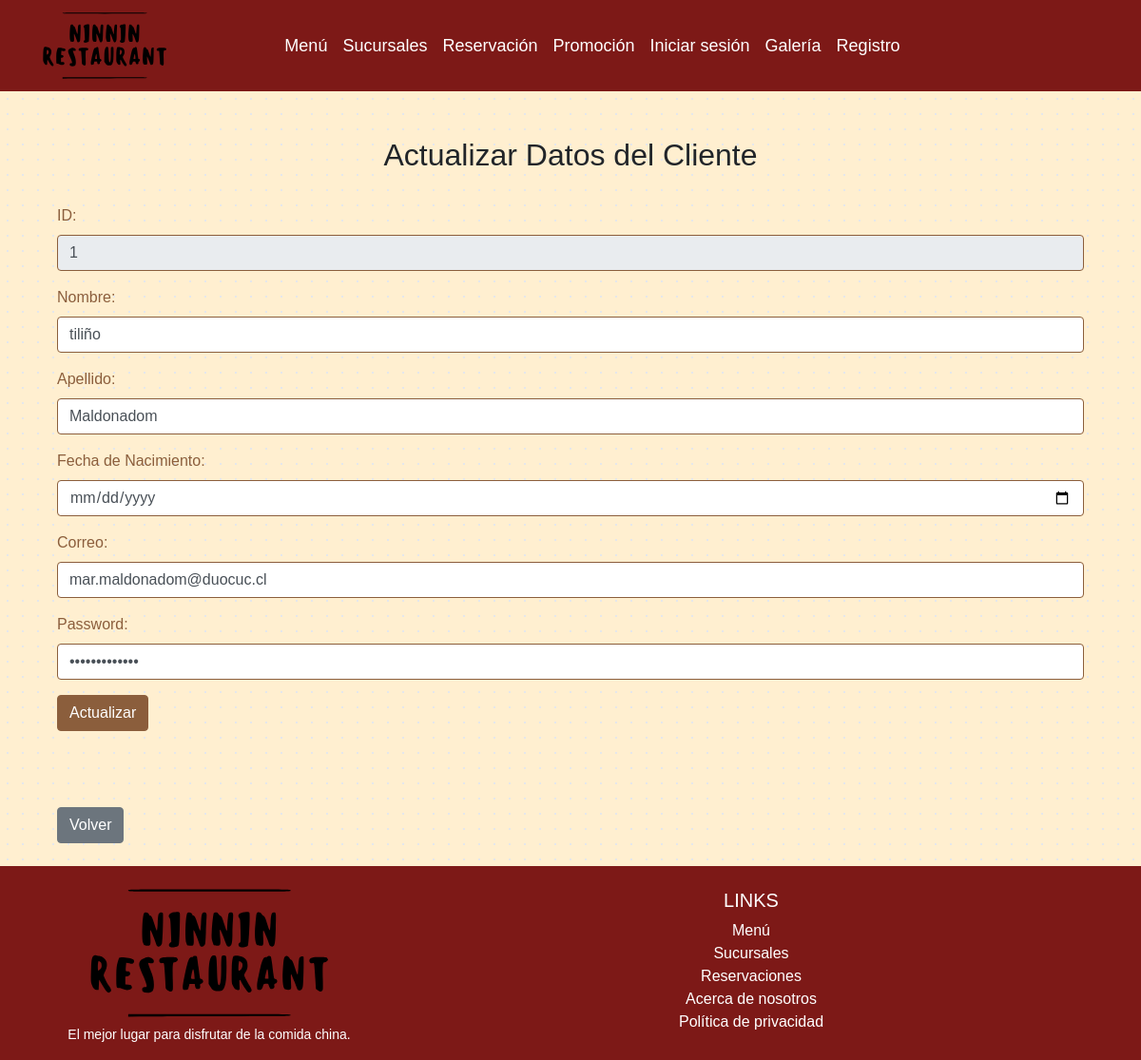
Before: /clientes/clientes_findEdit/1 with the older database file.
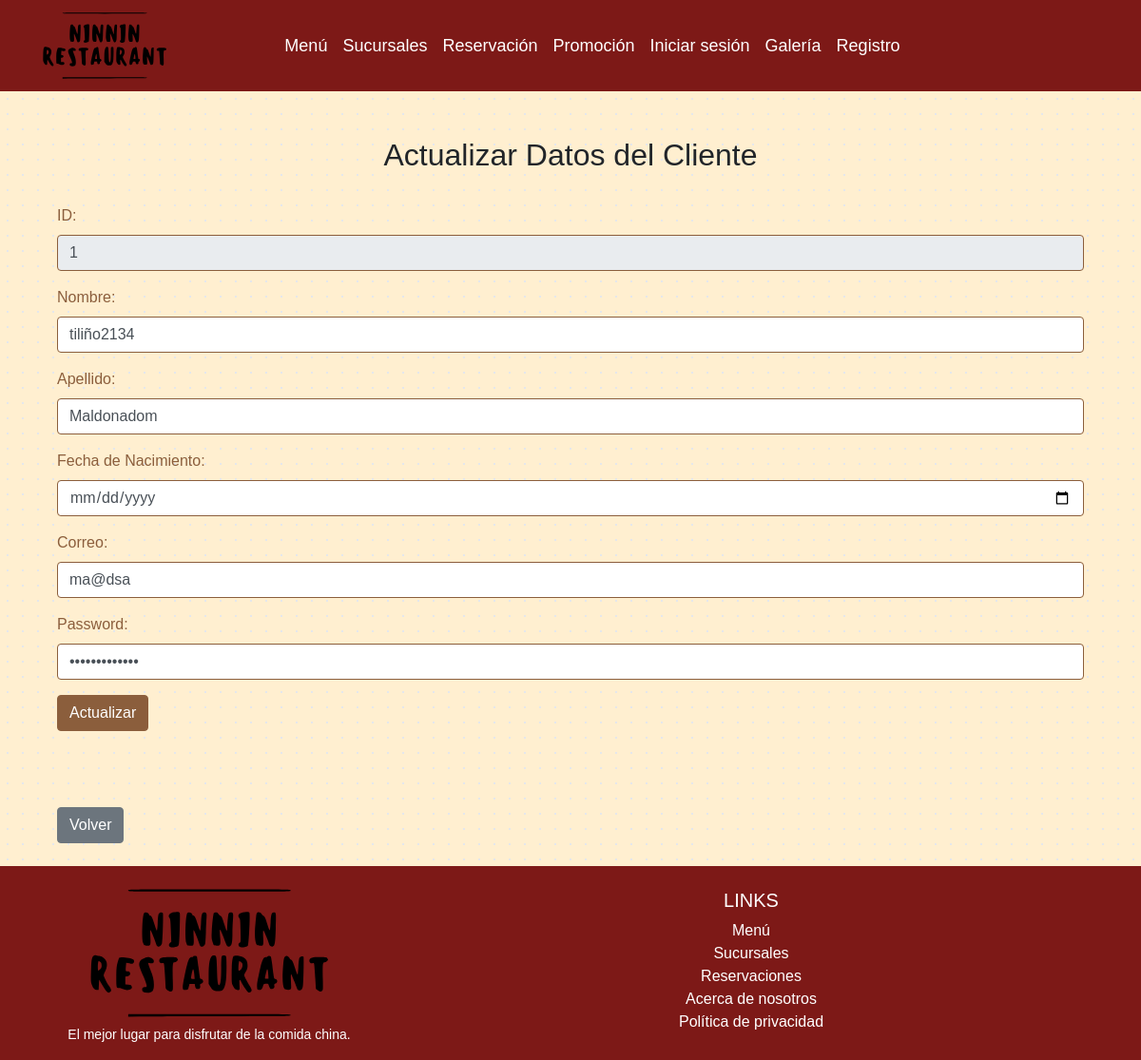
After: the same page with the newer database file.
### clientes/models.py (models this page shows, shortened)
class Cliente(models.Model):
    user   = models.OneToOneField(User, on_delete=models.CASCADE)
    nombre = models.CharField(max_length=100)
    apellido = models.CharField(max_length=100)
    fecha_nacimiento = models.DateField()
    email = models.EmailField()
    password = models.CharField(max_length=100)

### clientes/views.py (the view)
# urls.py: path('clientes_findEdit/<str:pk>', views.clientes_findEdit, name='clientes_findEdit'),
def clientes_findEdit(request,pk):
    if pk != "":
        cliente = Cliente.objects.get(id=pk)
        user = User.objects.all()
        print(type(cliente.nombre))
        context={'cliente':cliente, 'user':user }
        if cliente:
            return render(request, 'clientes/clientes_edit.html',context)
        else:
                context={'mensaje':"Error, id no existe"}
                return render(request, 'clientes/cliente_list.html', context)

### clientes/templates/clientes/clientes_edit.html (shortened to what this page needs)
{% extends "clientes/base.html" %}
{%block content %}
    <div class="container mt-4">
        {% if cliente %}
            <h2 class="text-center">Actualizar Datos del Cliente</h2> <br>
            <form action="{% url 'clientesUpdate' %}" method="POST">
                <div class="form-group">
                    <label for="ID">ID:</label>
                    <input type="text" class="form-control" id="ID" name="ID" value="{{ cliente.id }}" readonly>
                </div>
                <div class="form-group">
                    <label for="nombre">Nombre:</label>
                    <input type="text" class="form-control" id="nombre" name="nombre" value="{{ cliente.nombre }}" required>
                </div>
                <div class="form-group">
                    <label for="apellido">Apellido:</label>
                    <input type="text" class="form-control" id="apellido" name="apellido" value="{{ cliente.apellido }}" required>
                </div>
                <div class="form-group">
                    <label for="fecha_nacimiento">Fecha de Nacimiento:</label>
                    <input type="date" class="form-control" id="fecha_nacimiento" name="fecha_nacimiento" value="{{ cliente.fecha_nacimiento }}" required>
                </div>
                <div class="form-group">
                    <label for="correo">Correo:</label>
                    <input type="email" class="form-control" id="correo" name="correo" value="{{ cliente.email }}" required>
                </div>
                <div class="form-group">
                    <label for="password">Password:</label>
                    <input type="password" class="form-control" id="password" name="password" value="{{ cliente.password }}" required>
                </div>
                <button type="submit" class="btn btn-primary">Actualizar</button>
            </form>
            <br><br>
        {% endif %}
        <a href="{% url 'crud' %}" class="btn btn-secondary mt-2">Volver</a>
    </div>
{% endblock %}

Changed rows visible on the page:
changed Cliente "Maldonadom": nombre "tiliño" → "tiliño2134"; correo "mar.maldonadom@duocuc.cl" → "ma@dsa"
